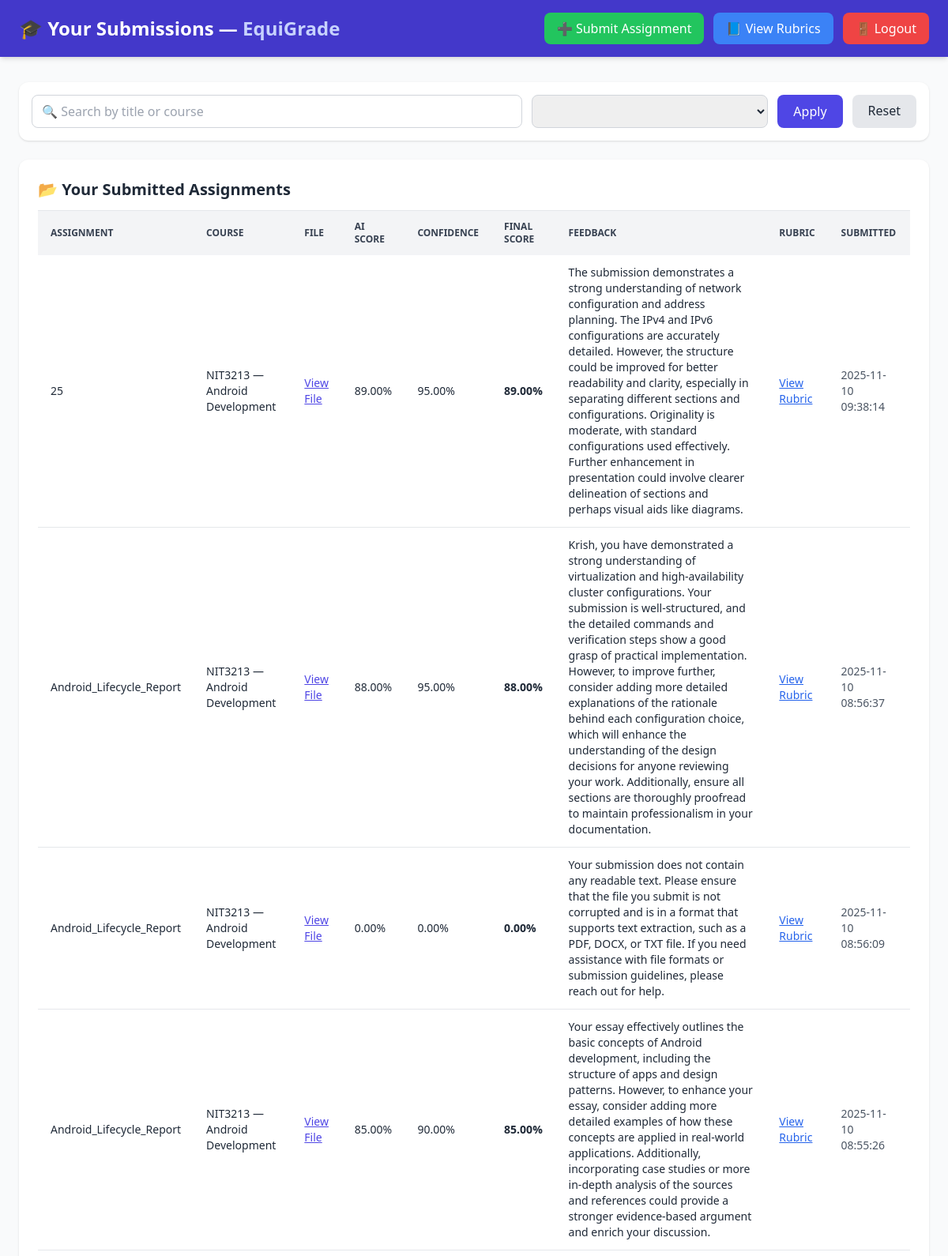
The app's page /submission-dashboard.php (signed in, upper part) with its own data.
### tables this page shows
CREATE TABLE `grades` (
  `grade_id` int(11) NOT NULL,
  `submission_id` int(11) NOT NULL,
  `rubric_id` int(11) DEFAULT NULL,
  `ai_score` decimal(5,2) DEFAULT NULL,
  `final_score` decimal(5,2) DEFAULT NULL,
  `confidence` decimal(4,2) DEFAULT NULL,
  `feedback` text DEFAULT NULL,
  `graded_by` int(11) DEFAULT NULL,
  `graded_at` datetime DEFAULT current_timestamp()
);

CREATE TABLE `submissions` (
  `submission_id` int(11) NOT NULL,
  `assignment_title` varchar(255) NOT NULL,
  `user_id` int(11) NOT NULL,
  `assignment_id` int(11) DEFAULT NULL,
  `course` varchar(100) DEFAULT NULL,
  `rubric_id` int(11) DEFAULT NULL,
  `filename` varchar(255) NOT NULL,
  `file_path` varchar(255) NOT NULL,
  `submitted_at` timestamp NOT NULL DEFAULT current_timestamp(),
  `status` enum('pending','graded') DEFAULT 'pending'
);

### submission-dashboard.php (the view, shortened to what this page needs)
<?php
$user_id = $_SESSION['user_id'];
global $pdo;
$search = trim($_GET['search'] ?? '');
$courseFilter = trim($_GET['course'] ?? '');
$sql = "
    SELECT
        s.submission_id,
        s.assignment_title,
        s.course,
        s.filename,
        s.submitted_at,
        g.ai_score,
        g.confidence,
        g.final_score,
        g.feedback
    FROM submissions s
    LEFT JOIN grades g
        ON g.submission_id = s.submission_id
    WHERE s.user_id = :uid
";
$params = [':uid' => $user_id];
$sql .= " ORDER BY s.submitted_at DESC";
$stmt = $pdo->prepare($sql);
$stmt->execute($params);
$submissions = $stmt->fetchAll(PDO::FETCH_ASSOC);
$courses = $pdo->query("SELECT DISTINCT course FROM submissions WHERE user_id = $user_id")->fetchAll(PDO::FETCH_COLUMN);
?>
<!DOCTYPE html>
<html>
<head>
    <script src="https://cdn.tailwindcss.com"></script>
</head>
<body class="bg-gray-50 text-gray-800">
<header class="bg-indigo-700 text-white shadow-md">
    <div class="max-w-7xl mx-auto px-6 py-4 flex justify-between items-center">
        <h1 class="text-2xl font-bold">
            🎓 Your Submissions — <span class="text-indigo-200">EquiGrade</span>
        </h1>
        <div class="flex items-center gap-3">
            <a href="submission.html" class="bg-green-500 hover:bg-green-600 px-4 py-2 rounded-lg">
                ➕ Submit Assignment
            </a>
            <a href="view-rubrics.php" class="bg-blue-500 hover:bg-blue-600 px-4 py-2 rounded-lg">
                📘 View Rubrics
            </a>
            <a href="logout.php" class="bg-red-500 hover:bg-red-600 px-4 py-2 rounded-lg">
                🚪 Logout
            </a>
        </div>
    </div>
</header>
<main class="max-w-7xl mx-auto py-8 px-6">
    <form method="get" class="bg-white p-4 rounded-xl shadow flex flex-col md:flex-row gap-3 mb-6">
        <input type="text" name="search" value="<?= htmlspecialchars($search) ?>"
            placeholder="🔍 Search by title or course"
            class="flex-1 border border-gray-300 rounded-lg px-3 py-2" />
        <select name="course" class="border border-gray-300 px-3 py-2 rounded-lg">
            <?php foreach ($courses as $c): ?>
                <option value="<?= htmlspecialchars($c) ?>" <?= $c == $courseFilter ? 'selected' : '' ?>>
                </option>
            <?php endforeach; ?>
        </select>
        <button class="bg-indigo-600 text-white px-5 py-2 rounded-lg">Apply</button>
        <a href="submission-dashboard.php" class="bg-gray-200 px-5 py-2 rounded-lg">Reset</a>
    </form>
    <div class="bg-white p-6 rounded-xl shadow">
        <h2 class="text-xl font-bold mb-3">📂 Your Submitted Assignments</h2>
        <div class="overflow-x-auto">
            <table class="min-w-full text-sm border-t">
                <thead class="bg-gray-100 text-gray-700 uppercase text-xs">
                    <tr>
                        <th class="px-4 py-3 text-left">Assignment</th>
                        <th class="px-4 py-3 text-left">Course</th>
                        <th class="px-4 py-3 text-left">File</th>
                        <th class="px-4 py-3 text-left">AI Score</th>
                        <th class="px-4 py-3 text-left">Confidence</th>
                        <th class="px-4 py-3 text-left">Final Score</th>
                        <th class="px-4 py-3 text-left">Feedback</th>
                        <th class="px-4 py-3 text-left">Rubric</th>
                        <th class="px-4 py-3 text-left">Submitted</th>
                    </tr>
                </thead>
                <tbody class="divide-y">
                    <?php if ($submissions): ?>
                        <?php foreach ($submissions as $s): ?>
                            <tr class="hover:bg-gray-50">
                                <td class="px-4 py-3"><?= htmlspecialchars($s['assignment_title']) ?></td>
                                <td class="px-4 py-3"><?= htmlspecialchars($s['course']) ?></td>
                                <td class="px-4 py-3">
                                    <a href="uploads/<?= $s['filename'] ?>" target="_blank" class="text-indigo-600 underline">
                                        View File
                                    </a>
                                </td>
                                <td class="px-4 py-3"><?= $s['ai_score'] ? $s['ai_score']."%" : "—" ?></td>
                                <td class="px-4 py-3"><?= $s['confidence'] ? $s['confidence']."%" : "—" ?></td>
                                <td class="px-4 py-3 font-semibold"><?= $s['final_score'] ? $s['final_score']."%" : "—" ?></td>
                                <td class="px-4 py-3"><?= htmlspecialchars($s['feedback'] ?: "No feedback yet") ?></td>
                                <td class="px-4 py-3">
                                    <a href="view-rubrics.php?course=<?= urlencode($s['course']) ?>"
                                       class="text-blue-600 underline">
                                       View Rubric
                                    </a>
                                </td>
                                <td class="px-4 py-3 text-gray-600"><?= htmlspecialchars($s['submitted_at']) ?></td>
                            </tr>
                        <?php endforeach; ?>
                    <?php endif; ?>
                </tbody>
            </table>
        </div>
    </div>
</main>
</body>
</html>

### records on screen
grades: submission.assignment_title "25", submission.course "NIT3213 — Android Development", ai_score "89.00", confidence "95.00", final_score "89.00", feedback "The submission demonstrates a strong understanding of network configuration and address planning. The IPv4 and IPv6 configurations are accurately detailed. However, the structure could be improved for better readability and clarity, especially in separating different sections and configurations. Originality is moderate, with standard configurations used effectively. Further enhancement in presentation could involve clearer delineation of sections and perhaps visual aids like diagrams.", submission.submitted_at "2025-11-10 09:38:14"
grades: submission.assignment_title "Android_Lifecycle_Report", submission.course "NIT3213 — Android Development", ai_score "88.00", confidence "95.00", final_score "88.00", feedback "Krish, you have demonstrated a strong understanding of virtualization and high-availability cluster configurations. Your submission is well-structured, and the detailed commands and verification steps show a good grasp of practical implementation. However, to improve further, consider adding more detailed explanations of the rationale behind each configuration choice, which will enhance the understanding of the design decisions for anyone reviewing your work. Additionally, ensure all sections are thoroughly proofread to maintain professionalism in your documentation.", submission.submitted_at "2025-11-10 08:56:37"
grades: submission.assignment_title "Android_Lifecycle_Report", submission.course "NIT3213 — Android Development", ai_score "0.00", confidence "0.00", final_score "0.00", feedback "Your submission does not contain any readable text. Please ensure that the file you submit is not corrupted and is in a format that supports text extraction, such as a PDF, DOCX, or TXT file. If you need assistance with file formats or submission guidelines, please reach out for help.", submission.submitted_at "2025-11-10 08:56:09"
grades: submission.assignment_title "Android_Lifecycle_Report", submission.course "NIT3213 — Android Development", ai_score "85.00", confidence "90.00", final_score "85.00", feedback "Your essay effectively outlines the basic concepts of Android development, including the structure of apps and design patterns. However, to enhance your essay, consider adding more detailed examples of how these concepts are applied in real-world applications. Additionally, incorporating case studies or more in-depth analysis of the sources and references could provide a stronger evidence-based argument and enrich your discussion.", submission.submitted_at "2025-11-10 08:55:26"
